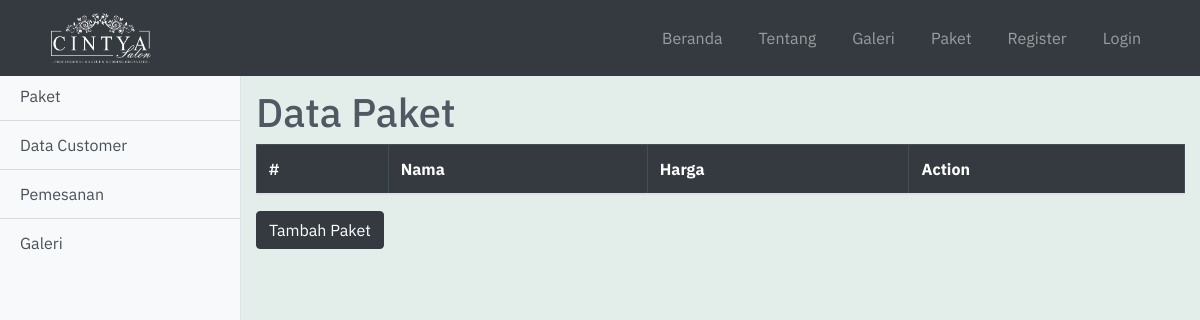
/admin-paket.php, run on an earlier commit of the app's database.
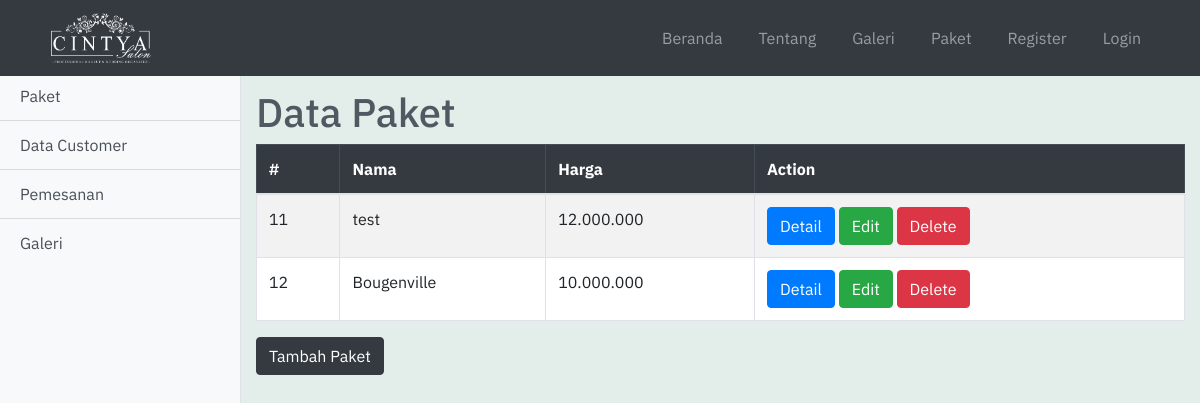
And on a later commit of the database.
### tables this page shows
CREATE TABLE `paket` (
  `id_paket` int(11) NOT NULL,
  `nama_paket` varchar(45) DEFAULT NULL,
  `harga` varchar(45) DEFAULT NULL,
  `dekorasi` varchar(255) DEFAULT NULL,
  `rias_baju` varchar(255) DEFAULT NULL,
  `dokumentasi` varchar(255) DEFAULT NULL,
  `mc` varchar(45) DEFAULT NULL,
  `free` varchar(255) DEFAULT NULL,
  `foto` varchar(255) NOT NULL
);

### admin-paket.php (the view, shortened to what this page needs)
<!DOCTYPE html>
<html lang="en">
<head>
    <?php include 'includes/head.php' ?>
    <link href="css/simple-sidebar.css" rel="stylesheet">
</head>
<body>
    <?php include 'includes/navbar.php' ?>
    <div class="d-flex pt-5 mt-4" id="wrapper">
        <?php include 'includes/sidebar.php' ?>
        <div style="background-color:#E3EDEA;" id="page-content-wrapper">
            <div class="container-fluid mt-3">
                <h1 class="">Data Paket</h1>
            </div>
            <div class="container">
                <table class="table table-striped table-bordered" style="background-color: white;">
                    <thead class="table-dark">
                        <tr class="">
                            <th scope="col">#</th>
                            <th scope="col">Nama</th>
                            <th scope="col">Harga</th>
                            <th scope="col">Action</th>
                        </tr>
                    </thead>
                    <tbody>
                        <?php
                        $query = "SELECT * FROM paket";
                        $result = mysqli_query($con, $query);
                        if (mysqli_num_rows($result) > 0) {
                            while ($row = mysqli_fetch_assoc($result)) {
                                ?>
                                <tr class="">
                                    <td> <?php echo $row["id_paket"] ?> </td>
                                    <td> <?php echo $row["nama_paket"] ?> </td>
                                    <td><?php echo $row["harga"] ?></td>
                                    <td>
                                        <a href="#modal" class="btn btn-primary" data-toggle="modal" aria-pressed="false" data-target="#modal<?php echo $row["id_paket"] ?>" role="button">Detail</a>
                                        <a role="button" class="btn btn-success" href="edit-paket.php?id=<?php echo $row["id_paket"] ?> ">Edit</a>
                                        <a role="button" class="btn btn-danger" href="proses/proses_delete-paket.php?id=<?php echo $row["id_paket"] ?> ">Delete</a>
                                    </td>
                                </tr>
                            <?php } ?>
                        <?php }
                        ?>
                    </tbody>
                </table>
            </div>
            <div class="container-fluid">
                <a name="" id="" class="btn btn-dark" href="tambah-paket.php" role="button">Tambah Paket</a>
            </div>
        </div>
    </div>
</body>
</html>

What changed in the data, as far as the page shows it:
added paket: id_paket "11", nama_paket "test", harga "12.000.000"
added paket: id_paket "12", nama_paket "Bougenville", harga "10.000.000"
